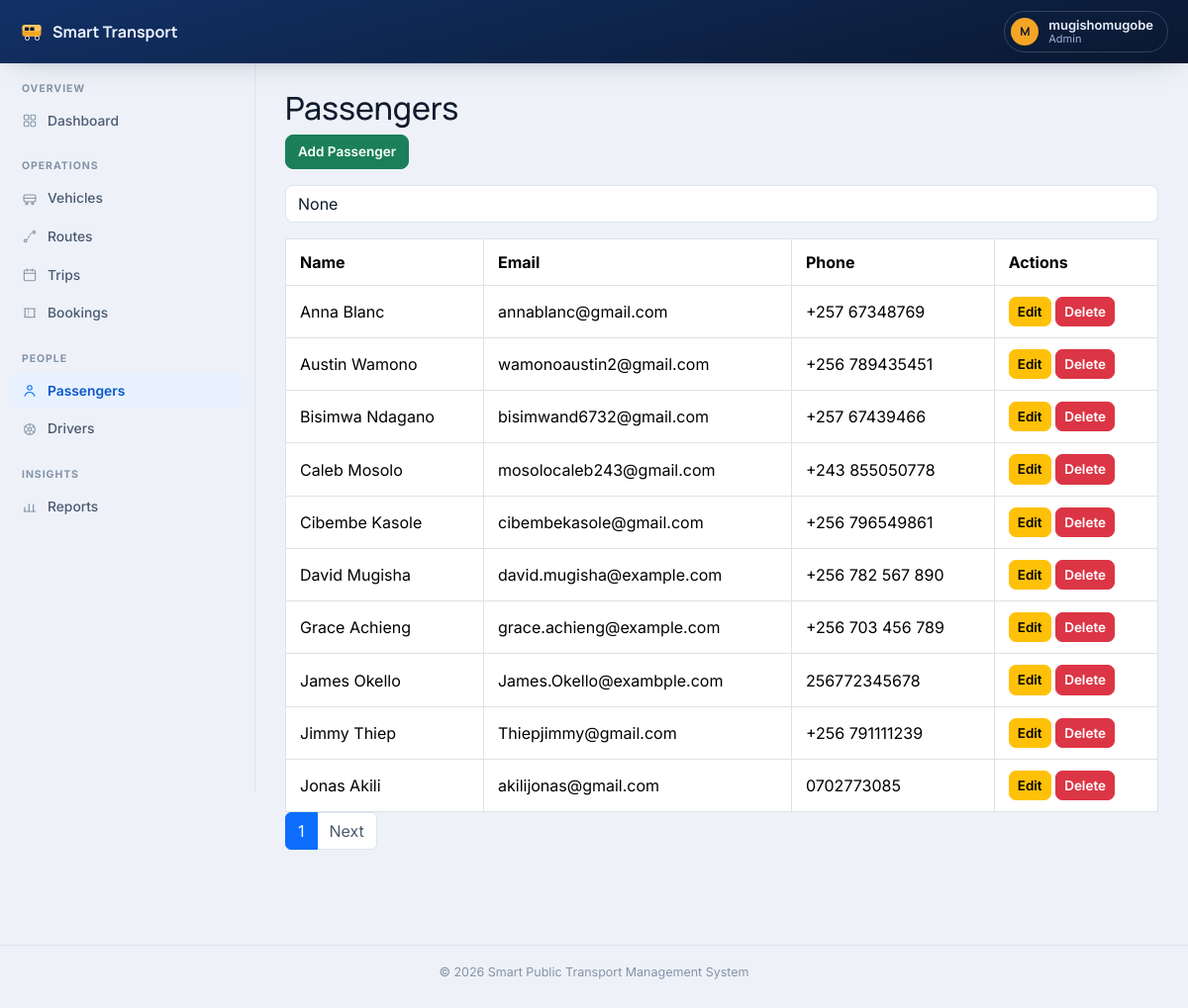
The app's page /passengers/ (signed in) with its own data.
### accounts/models.py (models this page shows, shortened)
class Profile(models.Model):
    ROLE_CHOICES = [
        ('ADMIN', 'Administrator'),
        ('STAFF', 'Staff'),
        ('PASSENGER', 'Passenger'),
    ]
    user = models.OneToOneField(
        User,
        on_delete=models.CASCADE
    )
    phone = models.CharField(
        max_length=20,
        blank=True
    )
    address = models.TextField(
        blank=True
    )
    profile_picture = models.ImageField(
        upload_to='profiles/',
        blank=True,
        null=True
    )
    role = models.CharField(
        max_length=20,
        choices=ROLE_CHOICES,
        default='PASSENGER'
    )
    created_at = models.DateTimeField(
        auto_now_add=True
    )

### passengers/models.py (models this page shows, shortened)
class Passenger(models.Model):
    full_name = models.CharField(max_length=200)
    email = models.EmailField(unique=True)
    phone = models.CharField(max_length=20)
    address = models.TextField(blank=True)
    national_id = models.CharField(max_length=100, unique=True)
    created_at = models.DateTimeField(auto_now_add=True)
    class Meta:
        ordering = ['full_name']
        verbose_name = "Passenger"
        verbose_name_plural = "Passengers"

### passengers/views.py (the view)
@role_required("STAFF", "ADMIN")
def passenger_list(request):
    query = request.GET.get("q")
    passengers = Passenger.objects.all()
    if query:
        passengers = passengers.filter(
            full_name__icontains=query
        )
    paginator = Paginator(passengers, 10)
    page = request.GET.get("page")
    passengers = paginator.get_page(page)
    return render(
        request,
        "passengers/passenger_list.html",
        {
            "passengers": passengers,
            "query": query,
        }
    )

### templates/passengers/passenger_list.html (shortened to what this page needs)
{% extends "base.html" %}
{% block content %}
<h2>Passengers</h2>
<a href="{% url 'passengers:create' %}"
class="btn btn-success mb-3">
Add Passenger
</a>
<form method="get">
<input
type="text"
name="q"
value="{{ query }}"
placeholder="Search passenger"
class="form-control mb-3">
</form>
<table class="table table-bordered">
<tr>
<th>Name</th>
<th>Email</th>
<th>Phone</th>
<th>Actions</th>
</tr>
{% for passenger in passengers %}
<tr>
<td>{{ passenger.full_name }}</td>
<td>{{ passenger.email }}</td>
<td>{{ passenger.phone }}</td>
<td>
<a href="{% url 'passengers:update' passenger.id %}"
class="btn btn-warning btn-sm">
Edit
</a>
<a href="{% url 'passengers:delete' passenger.id %}"
class="btn btn-danger btn-sm">
Delete
</a>
</td>
</tr>
{% empty %}
<tr>
<td colspan="4">
No passengers found.
</td>
</tr>
{% endfor %}
</table>
<nav>
<ul class="pagination">
<li class="page-item active">
<span class="page-link">
{{ passengers.number }}
</span>
</li>
{% if passengers.has_next %}
<li class="page-item">
<a class="page-link"
href="?page={{ passengers.next_page_number }}">
Next
</a>
</li>
{% endif %}
</ul>
</nav>
{% endblock %}

### templates/includes/navbar.html (shortened to what this page needs)
<header class="app-topbar">
    <a class="app-brand" href="/">
        Smart Transport
    </a>
    {% if user.is_authenticated %}
    <div class="dropdown">
        <button class="topbar-user" type="button" data-bs-toggle="dropdown" aria-expanded="false">
            <span class="avatar">{{ user.username|slice:":1"|upper }}</span>
            <span class="who">
                <span class="name d-block">{{ user.get_full_name|default:user.username }}</span>
                <span class="role d-block">{{ user.profile.role|default:"—"|lower }}</span>
            </span>
        </button>
    </div>
    {% endif %}
</header>

### static/css/app.css (style rules this page uses)
:root { --canvas: #eef2f8; --surface: #ffffff; --surface-2: #f6f8fc; --line: #dde4f0; --ink: #0f1b2d; --ink-soft: #4b5a71; --ink-faint: #8493a8; --navy-900: #0a1830; --navy-700: #123166; --navy-500: #1c4694; --on-navy: #eaf1ff; --on-navy-soft: #9cb2da; --accent: #0d6efd; --accent-strong: #0a58ca; --accent-tint: #e8f1ff; --amber: #f5a524; --amber-tint: #fdf1de; --good: #1a7f5a; --good-tint: #e7f5ee; --danger: #c0392b; --danger-tint: #fdecea; --focus-ring: rgba(13, 110, 253, 0.28); --shadow-sm: 0 1px 2px rgba(10, 24, 48, 0.06); --shadow: 0 12px 32px -16px rgba(10, 24, 48, 0.22), 0 2px 8px rgba(10, 24, 48, 0.05); --font-display: "Manrope", ui-sans-serif, system-ui, sans-serif; --font-body: "Inter", ui-sans-serif, system-ui, sans-serif; --topbar-h: 64px; --sidebar-w: 258px; }
* { box-sizing: border-box; }
html, body { background: var(--canvas); color: var(--ink); }
body { font-family: var(--font-body); min-height: 100vh; }
h1, h2, h3, h4, h5, h6 { font-family: var(--font-display); color: var(--ink); }
a { color: var(--accent); }
.app-topbar { position: sticky; top: 0; z-index: 30; height: var(--topbar-h); display: flex; align-items: center; gap: 14px; padding: 0 20px; background: linear-gradient(165deg, var(--navy-700) 0%, var(--navy-900) 100%); color: var(--on-navy); box-shadow: var(--shadow); }
.app-brand { display: flex; align-items: center; gap: 9px; font-family: var(--font-display); font-weight: 700; font-size: 16px; color: var(--on-navy); text-decoration: none; white-space: nowrap; }
.app-brand svg { flex: none; }
.topbar-user { display: flex; align-items: center; gap: 10px; background: none; border: 1px solid rgba(234, 241, 255, 0.18); border-radius: 999px; padding: 5px 14px 5px 6px; color: var(--on-navy); cursor: pointer; }
.topbar-user .avatar { width: 28px; height: 28px; border-radius: 50%; background: var(--amber); color: var(--navy-900); display: flex; align-items: center; justify-content: center; font-family: var(--font-display); font-weight: 700; font-size: 12px; flex: none; }
.topbar-user .who { text-align: left; line-height: 1.25; }
.topbar-user .who .name { font-size: 13px; font-weight: 600; }
.topbar-user .who .role { font-size: 11px; color: var(--on-navy-soft); text-transform: capitalize; }
.table { color: var(--ink); margin-bottom: 0; }
.table > :not(caption) > * > * { border-bottom-color: var(--line); padding: 11px 14px; vertical-align: middle; }
.btn { border-radius: 8px; font-weight: 600; font-size: 13.5px; }
.btn-success { background: var(--good); border-color: var(--good); }
.btn-sm { border-radius: 7px; }
.form-control, .form-select { background: var(--surface); border: 1px solid var(--line); color: var(--ink); border-radius: 8px; }
.form-control::placeholder { color: var(--ink-faint); }
.pagination .page-link { color: var(--ink-soft); border-color: var(--line); background: var(--surface); }
.pagination .page-item.active .page-link { background: var(--accent); border-color: var(--accent); color: #fff; }

### records on screen
Passenger: full_name "Anna Blanc", email "annablanc@gmail.com", phone "+257 67348769"
Passenger: full_name "Austin Wamono", email "wamonoaustin2@gmail.com", phone "+256 789435451"
Passenger: full_name "Bisimwa Ndagano", email "bisimwand6732@gmail.com", phone "+257 67439466"
Passenger: full_name "Caleb Mosolo", email "mosolocaleb243@gmail.com", phone "+243 855050778"
Passenger: full_name "Cibembe Kasole", email "cibembekasole@gmail.com", phone "+256 796549861"
Passenger: full_name "David Mugisha", email "david.mugisha@example.com", phone "+256 782 567 890"
Passenger: full_name "Grace Achieng", email "grace.achieng@example.com", phone "+256 703 456 789"
Passenger: full_name "James Okello", email "James.Okello@exambple.com", phone "256772345678"
Passenger: full_name "Jimmy Thiep", email "Thiepjimmy@gmail.com", phone "+256 791111239"
Passenger: full_name "Jonas Akili", email "akilijonas@gmail.com", phone "0702773085"

### other values on screen
{{ user.username|slice:":1"|upper }} "M"
{{ user.get_full_name|default:user.username }} "mugishomugobe"
{{ user.profile.role|default:"—"|lower }} "Admin"
{{ passengers.number }} "1"
